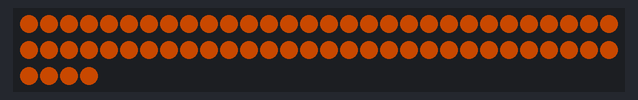
Recording of a sketch running on a simulated Arduino Uno, built with avr-gcc and run on an emulated ATmega328P. Parts: 64 RGB LEDs in strip order, left to right, continuing on the next row. Dim RGB values are drawn brighter than linear; what the sketch prints to the serial monitor is not drawn.

Above: at 0.1 s.

The sketch:

CylonRandom.ino
```cpp
#include "FastLED.h"

// How many leds in your strip?
#define NUM_LEDS 64

// For led chips like Neopixels, which have a data line, ground, and power, you just
// need to define DATA_PIN.  For led chipsets that are SPI based (four wires - data, clock,
// ground, and power), like the LPD8806, define both DATA_PIN and CLOCK_PIN
#define DATA_PIN 7

int sensorPin = A4;
int sensorValue = 0;

// Define the array of leds
CRGB leds[NUM_LEDS];
int loopOne[4] = {27, 28, 35, 36};
int loopTwo[12] = {18, 19, 20, 21, 29, 37, 45, 44, 43, 42, 34, 26};
int loopThree[20] = {9, 10, 11, 12, 13, 14, 17, 25, 33, 41, 49, 50, 51, 52, 53, 54, 46, 38, 30, 22};
int loopFour[28] = {0, 1, 2, 3, 4, 5, 6, 7,  15, 23, 31, 39, 47, 55, 63, 56, 57, 58, 59, 60, 61, 62, 8, 16, 24, 32, 40, 48};

void setup() {
  Serial.begin(57600);
  Serial.println("resetting");
  LEDS.addLeds<NEOPIXEL, DATA_PIN>(leds, NUM_LEDS);
  LEDS.setBrightness(100);

  fadeall();
  FastLED.show();
}

void fadeall() {
  for (int i = 0; i < NUM_LEDS; i++) {
    leds[i].setRGB(255, 92, 0);
  }
}

void showLoopOne() {
  for (int i = 0; i < 4; i++) {
    leds[loopOne[i]] = CRGB::LightSeaGreen;
    // leds[loopOne[i]].setRGB(255, 92, 0);
  }
}

void showLoopTwo() {
  for (int i = 0; i < 12; i++) {
    // leds[loopTwo[i]].setRGB(255, 92, 0);
    leds[loopTwo[i]] = CRGB::Cyan;
  }
}

void showLoopThree() {
  for (int i = 0; i < 20; i++) {
    // leds[loopThree[i]].setRGB(255, 92, 0);
    leds[loopThree[i]] = CRGB::LightSeaGreen;
  }
}

void showLoopFour() {
  for (int i = 0; i < 28; i++) {
    leds[loopFour[i]] = CRGB::Purple;
  }
}


void loop() {

  // fadeall();

  //  sensorValue = analogRead(sensorPin);
  //
  //   if (sensorValue > 200) {
  //    showLoopOne();
  //
  //    if (sensorValue > 270) {
  //      showLoopTwo();
  //    }
  //
  //    if (sensorValue > 320) {
  //      showLoopThree();
  //    }
  //
  //    if (sensorValue > 400) {
  //      showLoopFour();
  //    }
  //
  //  static uint8_t hue = 0;
  //  // random colored speckles that blink in and fade smoothly
  //  fadeToBlackBy(leds, NUM_LEDS, 10);
  //  int pos = random16(NUM_LEDS);
  //  leds[pos].setRGB(255,255,255);

  // FastLED.show();
  //delay(50);
}
```
